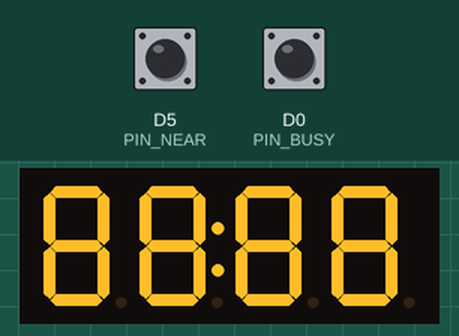
Bench run of a sketch on a simulated ESP8266 (NodeMCU). On the bench: 4-digit seven-segment display. The inputs (shaded band) are chosen by the test bench; at power-on: D5 (PIN_NEAR) HIGH, D0 (PIN_BUSY) HIGH. WiFi joins after 1.5 s; servers stay silent unless stated; the local clock reads 2024-03-15 10:24:30 at power-on unless the sketch sets it; the audio player accepts every command and is not drawn.

Above: at 0.1 s.
At 5.7 s:
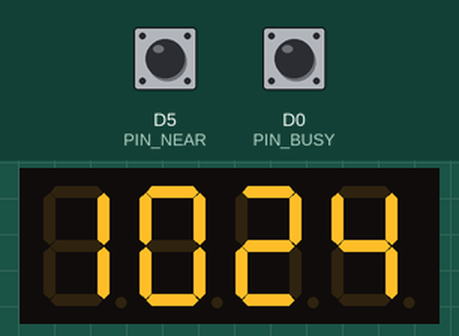
At 67.6 s:
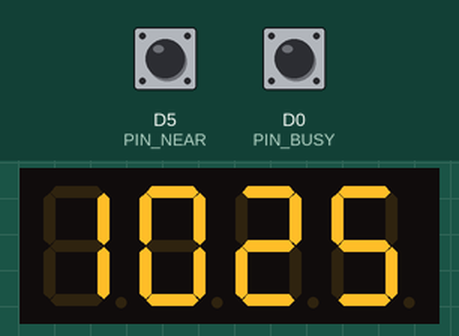
At 128.6 s:
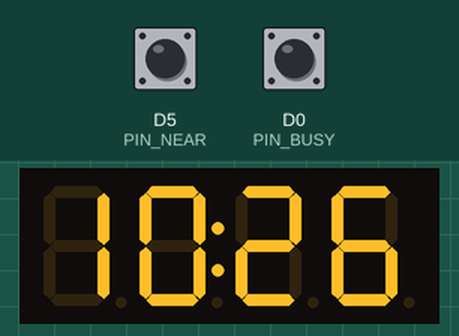

The sketch:

ESP_Talking_Clock.ino
```cpp
/*
  ESP 8266-based talking clock
  created 06 Sep 2017
  by Dirk Spiller

  This sketch gets the Time via NTP and speaks it out loud using DFPlayer MP3 module and several voice files as mp3 (e.g. in German language).
  It utilizes an IR distance sensor TCRT5000
  (eg. https://www.amazon.de/Ecloud-TCRT5000-Reflective-Barrier-Leichtathletik-Lichtschranke/dp/B06WGQJ2ZW/ref=sr_1_4?s=ce-de&ie=UTF8&qid=1505044834&sr=1-4&keywords=TCRT5000+modul)
  to recognize if the user holds his hand close to the sensor and then speaks the time again.

  It uses:
  - Standard ESP8266 WiFi Libs for Arduino IDE: https://github.com/esp8266/Arduino/tree/master/libraries/ESP8266WiFi
  - TimeLib: https://github.com/PaulStoffregen/Time
  - Timezone Library for correct handling of DST: https://github.com/JChristensen/Timezone
  - The DFPlayer Mini Lib: https://github.com/DFRobot/DFRobotDFPlayerMini
  - The 4x7-segment display TM1637Display lib: https://github.com/avishorp/TM1637

  The mp3 handling is inspired by the mp3 talking clock from LAGSILVA: http://www.instructables.com/id/Talking-Clock-With-Arduino/
  Instead of setting the initial Time manually, it uses NTP as a Sync Provider as in the TimeNTP_ESP8266WiFi example from TimeLib // https://github.com/PaulStoffregen/Time/tree/master/examples/TimeNTP_ESP8266WiFi
  Instead of saying the time every ten or so minutes, it says the time, when you hold your hand close to the IR sensor

   -------- MP3 Voice output via DFPlayer module -------
   On microSD card, all sound files have to be put in a folder called "mp3"
   The following files are expected:
   1.mp3 - 24-mp3  : "zero hours", "one hours", "two hours" to "23 hours"; In German it is required to say "Uhr" meaning "hours" between hours and minutes of a timestamp!
   25.mp3 - 84.mp3 : "zero" to "fifty-nine" for the minutes
   85.mp3          : "to"
   86.mp3          : "past"
   87.mp3          : "quarter"
   88.mp3          : "half"
   85.mp3 - 88.mp3 are meant for colloquial time telling (future expansion, not yet implemented!)

   Decent mp3 files can easily be created online using the following strategy:

   1. Create a text file containing all required words with breaks, like in German:
      0 Uhr, 1 Uhr, 2 Uhr, 3 Uhr, 4 Uhr, 5 Uhr, 6 Uhr, 7 Uhr, 8 Uhr, 9 Uhr, 10 Uhr, 11 Uhr, 12 Uhr, 13 Uhr, 14 Uhr, 15 Uhr, 16 Uhr, 17 Uhr, 18 Uhr, 19 Uhr, 20 Uhr, 21 Uhr, 22 Uhr, 23 Uhr, 0, 1, 2, 3, 4, 5, 6, 7, 8, 9, 10, 11, 12, 13, 14, 15, 16, 17, 18, 19, 20, 21, 22, 23, 24, 25, 26, 27, 28, 29, 30, 31, 32, 33, 34, 35, 36, 37, 38, 39, 40, 41, 42, 43, 44, 45, 46, 47, 48, 49, 50, 51, 52, 53, 54, 55, 56, 57, 58, 59, Nach, Vor, Viertel, Halb,
   2. Choose an online Text-To-Speech Service like https://www.naturalreaders.com/online/
   3. Paste the text file contents to the input box
   4. Choose language and voice
   5. Use audacity for recording the output directly as explained under http://manual.audacityteam.org/man/tutorial_recording_computer_playback_on_windows.html
   6. Label recording into separate tracks as described at http://manual.audacityteam.org/man/silence_finder_and_sound_finder.html
   7. Export separate sound files from labels as described here: http://manual.audacityteam.org/man/splitting_a_recording_into_separate_tracks.html
   8. Now click "ok" 88 times ;-) -> the resulting files are cut and named correctly by default.

  Possible Expansions:
  - Add a TM1637-based 4 Digit module to also display the time (eg https://www.amazon.de/TM1637-Digit-7-Segment-Display-Modul/dp/B0117C1332) >Already contained in source code!
  - Add a DS3231 RTC module to overcome powerloss and network failures (eg. https://www.amazon.de/DaoRier-Precision-Modul-Speichermodul-Raspberry-Mikrocontroller/dp/B06W2PLFJY/ref=sr_1_5?s=ce-de&ie=UTF8&qid=1505029576&sr=1-5&keywords=rtc+module+ds3231)

  This code is in the public domain.
*/

#define TM1637installed
//#define DEBUG       // Remove Comment for Serial interface debug prints
//#define DSTTEST     // Remove comment to test if setting DST to STD works correctly
//#define MP3BUSYTEST // Remove comment to test if PIN_BUSY is working correctly

#include <SoftwareSerial.h>
#include <ESP8266WiFi.h>       // https://github.com/esp8266/Arduino/tree/master/libraries/ESP8266WiFi
#include <WiFiUdp.h>           // https://github.com/esp8266/Arduino/tree/master/libraries/ESP8266WiFi
#include <DFPlayer_Mini_Mp3.h> // https://github.com/DFRobot/DFRobotDFPlayerMini
#include <TimeLib.h>           // https://github.com/PaulStoffregen/Time
#include <Timezone.h>          // https://github.com/JChristensen/Timezone
#ifdef TM1637installed
  #include <TM1637Display.h>     // https://github.com/avishorp/TM1637
#endif

#define PIN_BUSY D0 // Connect to DFPlayer Module Pin 8 for busy detection (doesn't work too good)
#define PIN_NEAR D5 // Connect to IR Module Near detection pin.

#ifdef TM1637installed
  #define CLK D3      // Connect to CLK of Display Module
  #define DIO D4      // Connect to DIO of Display Module

  TM1637Display display(CLK, DIO);
#endif

SoftwareSerial mp3Serial(D7, D6); // RX, TX for DFPlayer connection

bool showColon = true;

char ssid[] = "******************";  //  your network SSID (name)
char pass[] = "******************";  // your network password

// NTP Servers:
// IPAddress timeServer(132, 163, 4, 101); // time-a.timefreq.bldrdoc.gov
// IPAddress timeServer(132, 163, 4, 102); // time-b.timefreq.bldrdoc.gov
// IPAddress timeServer(132, 163, 4, 103); // time-c.timefreq.bldrdoc.gov
// IPAddress timeServer(129, 6, 15, 28);   // time.nist.gov NTP server

// Don't hardwire the IP address or we won't get the benefits of the pool.
// Lookup the IP address for the host name instead */
IPAddress timeServer;                    // time.nist.gov NTP server address will be retrieved using WiFi.byHost() command
const char* ntpServerName = "time.nist.gov";

//Timezone
//Central European Time (Frankfurt, Paris)
TimeChangeRule myDST = { "CEST", Last, Sun, Mar, 2, 120 };     // Central European Summer Time
TimeChangeRule mySTD = { "CET ", Last, Sun, Oct, 3, 60 };      // Central European Standard Time
Timezone myTZ(myDST, mySTD);
TimeChangeRule *tcr;                                           // pointer to the time change rule, use to get the TZ abbrev
time_t local;                                                  // local time for display / voice output
time_t prevDisplay = 0;                                        // when the digital clock was displayed

WiFiUDP Udp;
unsigned int localPort = 8888;  // local port to listen for UDP packets

void setup()
{

#ifdef TM1637installed
  display.setBrightness (0x0a);     //(0x0f) is the max brightness;
  display.showNumberDecEx(8888, showColon?0x40:0x00, false, 4, 0); // show that power is on
#endif

#ifdef DEBUG
  Serial.begin(115200);
  delay(250);
  Serial.println("ESP Talking CLock");
  Serial.print("Connecting to ");
  Serial.println(ssid);
#endif
  WiFi.begin(ssid, pass);

  while (WiFi.status() != WL_CONNECTED) {
    delay(500);
#ifdef DEBUG
    Serial.print(".");
#endif
  }

#ifdef DEBUG
  Serial.print("IP number assigned by DHCP is ");
  Serial.println(WiFi.localIP());
  Serial.println("Starting UDP");
#endif
  Udp.begin(localPort);
#ifdef DEBUG
  Serial.print("Local port: ");
  Serial.println(Udp.localPort());
  Serial.println("Waiting for sync");
#endif
  setSyncProvider(getNtpTime);
  while (timeStatus() == timeNotSet) {
     // wait until the time is set by the sync provider
#ifdef TM1637installed
      display.showNumberDecEx(8888, showColon?0x40:0x00, false, 4, 0);
      showColon = !showColon;
      delay(1000);
#endif
  }
  local = myTZ.toLocal(now(), &tcr);
#ifdef TM1637installed
  display.showNumberDecEx(hour(local) * 100 + minute(local), showColon?0x40:0x00, false, 4, 0);
#endif
  pinMode(PIN_BUSY, INPUT_PULLUP);
  pinMode(PIN_NEAR, INPUT_PULLUP);
  mp3Serial.begin (9600);
#ifdef DEBUG
  Serial.println("Setting up mp3 player");
#endif
  mp3_set_serial (mp3Serial);
  // Delay is required before accessing player. From my experience it's ~1 sec
  delay(1000);
  mp3_set_volume (22);
#ifdef DEBUG
  digitalClockDisplay();
#endif
  delay(1000);
  sayTime();
}

void loop()
{
  if (timeStatus() != timeNotSet) {
    if (now() != prevDisplay) { //update the display only if time has changed
#ifdef TM1637installed
      showColon = !showColon; // blink colon on display
      display.showNumberDecEx(hour(local) * 100 + minute(local), showColon?0x40:0x00, false, 4, 0);
#endif
      prevDisplay = now();
      local = myTZ.toLocal(now(), &tcr);
#ifdef DEBUG
      digitalClockDisplay();
#endif
    }
    if (digitalRead(PIN_NEAR) != 1) {
#ifdef DEBUG
      Serial.print("**** NEAR= ");
      Serial.println(digitalRead(PIN_NEAR));
#endif
      sayTime();
    }
  }
}

/* ------- Time display on Serial port for debugging ------------*/
void digitalClockDisplay() {
  // digital clock display of the time

  Serial.print(hour(local));
  printDigits(minute(local));
  printDigits(second(local));
  Serial.print(" ");
  Serial.print(day(local));
  Serial.print(".");
  Serial.print(month(local));
  Serial.print(".");
  Serial.print(year(local));
  Serial.println();
}

void printDigits(int digits) {
  // utility for digital clock display: prints preceding colon and leading 0
  Serial.print(":");
  if (digits < 10)
    Serial.print('0');
  Serial.print(digits);
}

void sayTime() {
  unsigned long mp3start = millis();
#ifdef DEBUG
  Serial.println("*********** mp3_play:");
  digitalClockDisplay();
  Serial.print("hour file:");
  Serial.print((hour(local) + 1) % 24);
  Serial.println(".mp3");
  Serial.print("minute file:");
  Serial.print(minute(local) + 25);
  Serial.println(".mp3");
#endif
  mp3_play((hour(local) + 1) % 24); // "1.mp3" is for 0h, "2.mp3" for 1h, etc.
  /*
      Uncomment "#define MP3BUSYTEST" at the top of this code to test, if mp3 busy detection works correclty in your setup.
      If this is functioning correctly, you will see PIN_BUSY changing to 1, when mp3 output has finished.
  */
#ifdef MP3BUSYTEST
  Serial.println("PIN_BUSY=");
  while (millis() <  mp3start + 2000) {
    Serial.println(digitalRead(PIN_BUSY));
    delay(50);
  }
#endif
  // If MP3BUSYTEST above is successful, replace the upper delay by the following for a more natural speech output due to shorter breaks between hours and minutes:
  delay(100); // Minimal delay to allow PIN_BUSY to become 0.
  while (digitalRead(PIN_BUSY) == 0) {         // Wait for end of play
  }
  //delay(1000);
  mp3_play(minute(local) + 25); // "25.mp3" is "0", "26.mp" is "1" etc.
  delay(2000);
  mp3_stop();
}


/* -------- NTP code ----------
   based on https://github.com/PaulStoffregen/Time/tree/master/examples/TimeNTP_ESP8266WiFi
   added debug code to test if DST change works correctly
*/

const int NTP_PACKET_SIZE = 48; // NTP time is in the first 48 bytes of message
byte packetBuffer[NTP_PACKET_SIZE]; //buffer to hold incoming & outgoing packets

time_t getNtpTime()
{
  while (Udp.parsePacket() > 0) ; // discard any previously received packets
#ifdef DEBUG
  Serial.println("Transmit NTP Request");
#endif
  WiFi.hostByName(ntpServerName, timeServer);
  sendNTPpacket(timeServer); // send an NTP packet to a time server

  uint32_t beginWait = millis();
  while (millis() - beginWait < 1500) {
    int size = Udp.parsePacket();
    if (size >= NTP_PACKET_SIZE) {
#ifdef DEBUG
      Serial.println("Receive NTP Response");
#endif
      Udp.read(packetBuffer, NTP_PACKET_SIZE);  // read packet into the buffer
      unsigned long secsSince1900;
      // convert four bytes starting at location 40 to a long integer
      secsSince1900 =  (unsigned long)packetBuffer[40] << 24;
      secsSince1900 |= (unsigned long)packetBuffer[41] << 16;
      secsSince1900 |= (unsigned long)packetBuffer[42] << 8;
      secsSince1900 |= (unsigned long)packetBuffer[43];
#ifdef DSTTEST
      return 1509238740UL; // Unix Timestamp for 29 October 2017, 2:59 CEST, short before setting back from DST to STD (CEST to CET)
#else
      return secsSince1900 - 2208988800UL;
#endif
    }
  }
#ifdef DEBUG
  Serial.println("No NTP Response :-(");
#endif
  return 0; // return 0 if unable to get the time
}

// send an NTP request to the time server at the given address
void sendNTPpacket(IPAddress &address)
{
  // set all bytes in the buffer to 0
  memset(packetBuffer, 0, NTP_PACKET_SIZE);
  // Initialize values needed to form NTP request
  // (see URL above for details on the packets)
  packetBuffer[0] = 0b11100011;   // LI, Version, Mode
  packetBuffer[1] = 0;     // Stratum, or type of clock
  packetBuffer[2] = 6;     // Polling Interval
  packetBuffer[3] = 0xEC;  // Peer Clock Precision
  // 8 bytes of zero for Root Delay & Root Dispersion
  packetBuffer[12]  = 49;
  packetBuffer[13]  = 0x4E;
  packetBuffer[14]  = 49;
  packetBuffer[15]  = 52;
  // all NTP fields have been given values, now
  // you can send a packet requesting a timestamp:
  Udp.beginPacket(address, 123); //NTP requests are to port 123
  Udp.write(packetBuffer, NTP_PACKET_SIZE);
  Udp.endPacket();
}
```
